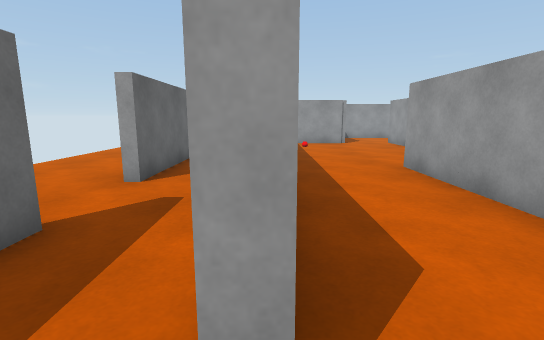
[1] (above)

15 first-person views from a walk through a Unity game level. The camera is 1.2 m above the floor, tilts 10° down and sees 85° across. The floor is counted in squares, 1 m on a side. Each view is taken from the middle of a square. On the plan, view 1 faces up. The plan holds only what a view shows up to about 13 squares ahead; the rest is blank. Surface patterns are stand-ins for the level's own textures.

[2]
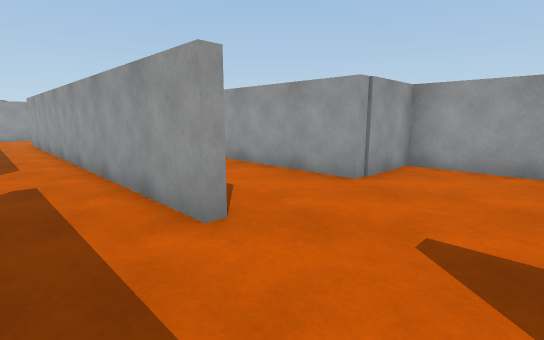

[3]
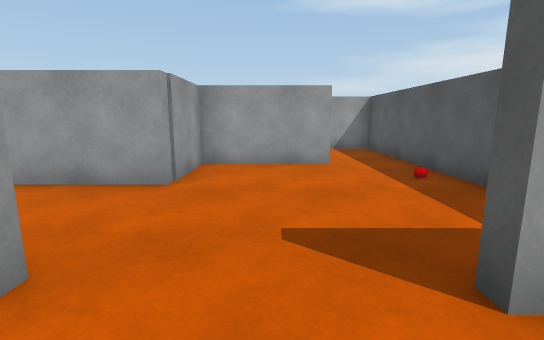

[4]
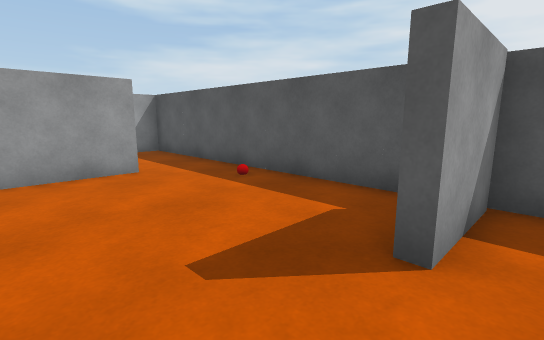

[5]
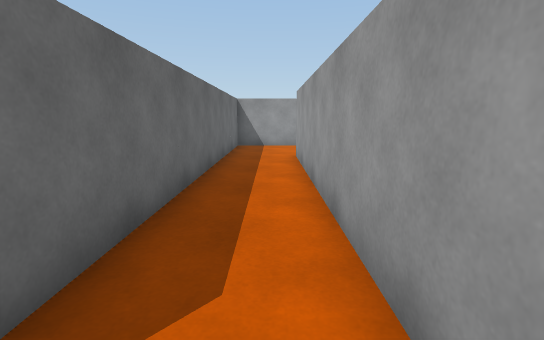

[6]
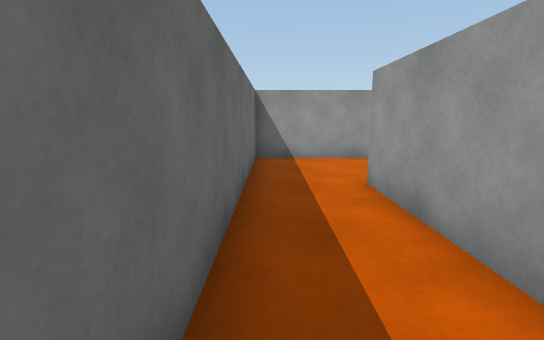

[7]
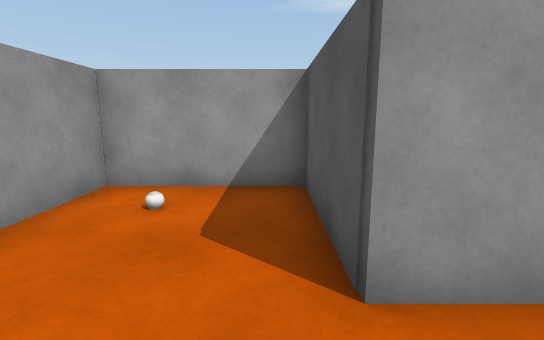

[8]
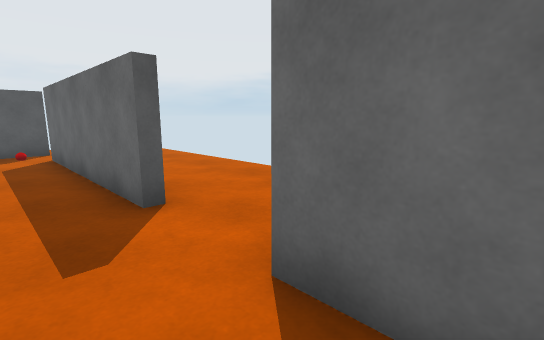

[9]
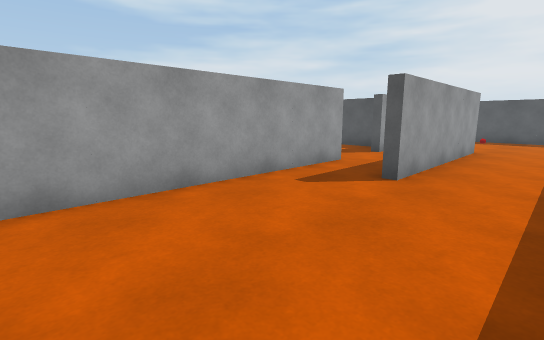

[10]
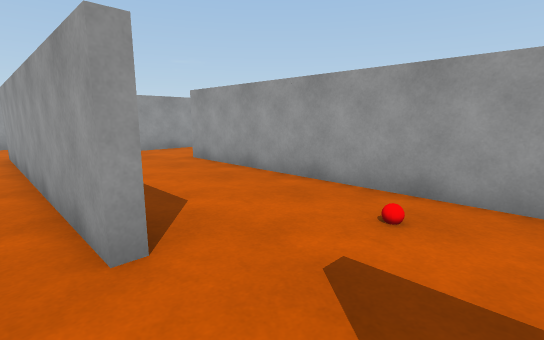

[11]
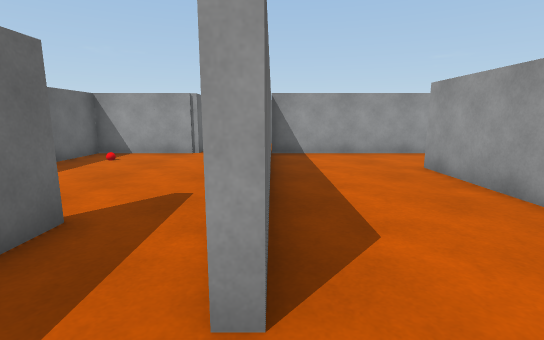

[12]
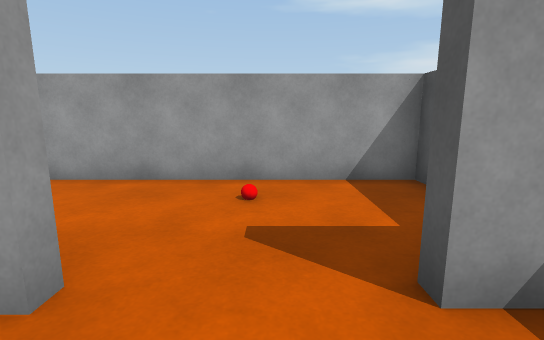

[13]
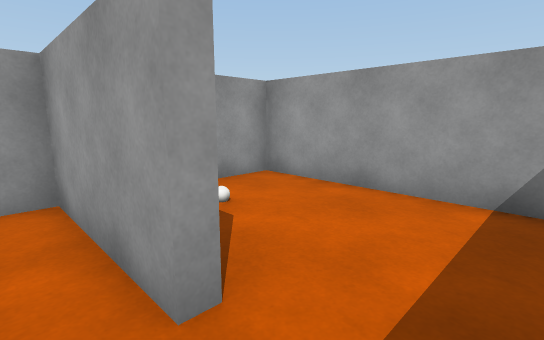

[14]
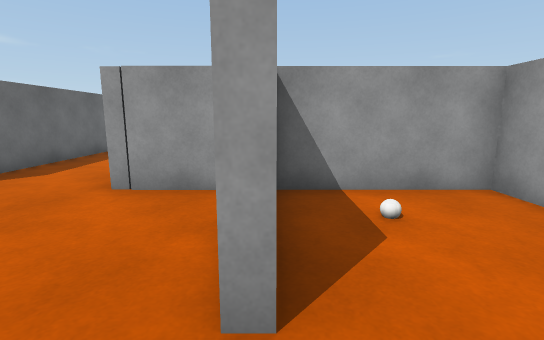

[15]
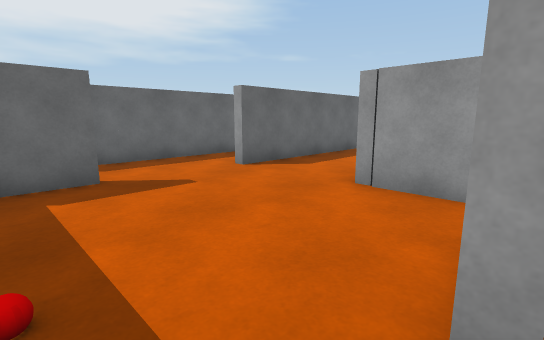

### Floor plan
Points are (right, up) in squares from view 1. A wall is a line through its corners. A room is listed if a view was taken in it or the views show most of it. See-through windows are left out.
Room 1 (views 1, 2, 3, 4, 5, 6, 7, 8, 13)
walls: (-2.5, 2.9) (-2.5, -2.4); (-0.2, 0.8) (-0.2, 14.4) (3.3, 14.4) (3.3, 18) (-2.5, 18) (-2.5, 5.5); (0.1, -2.4) (0.1, -3.9); (0.8, -4.8) (5.5, -4.8); (5.7, -2.5) (5.7, 0.9) (3.3, 0.9)
ways out: opening at (1.5, 1) to room 2; opening at (6, -3.5) to room 4; opening at (-3, 4.5); opening at (-1.5, -3)
Room 2 (view 9)
walls: (5.7, 7.6) (5.7, 13.5); (0.1, 6.8) (0.1, 0.8); (3.6, 14.1) (0.1, 14.1) (0.1, 12); (3.3, 0.9) (3.3, 7.4)
ways out: opening at (1.5, 1) to room 1; opening at (4.5, 6.5) to room 3; opening at (4.5, 14)
Room 3 (views 10, 11, 12)
walls: (6, 8) (6, 5.5); (5.7, 5.4) (5.7, 7.6); (3.6, 7.4) (3.6, 6.5); (5.7, 2.2) (5.7, 2.9) (6.1, 2.9); (6.9, 1.2) (9.7, 1.2) (9.7, 11.2); (9.5, 14.1) (6, 14.1)
ways out: opening at (4.5, 6.5) to room 2; opening at (10, 12.5)
Room 4 (views 14, 15)
walls: (6.1, -2.5) (5.7, -2.5); (5.5, -4.8) (9.7, -4.8) (9.7, 0.9) (6, 0.9)
ways out: opening at (6, -3.5) to room 1

Where each view was taken, in squares from view 1:
view 1: 0 up, 0 right, facing up
view 2: 2 down, 2 left, facing up-right
view 3: 1 down, 2 left, facing right
view 4: 0 up, 1 left, facing down-right
view 5: 5 up, 1 left, facing up
view 6: 9 up, 2 left, facing up
view 7: 15 up, 2 left, facing right
view 8: 7 up, 1 left, facing down-left
view 9: 13 up, 1 right, facing down-right
view 10: 3 up, 5 right, facing up-right
view 11: 4 up, 6 right, facing up
view 12: 4 up, 4 right, facing right
view 13: 4 down, 5 right, facing up-right
view 14: 4 down, 6 right, facing up
view 15: 4 down, 6 right, facing up-left
